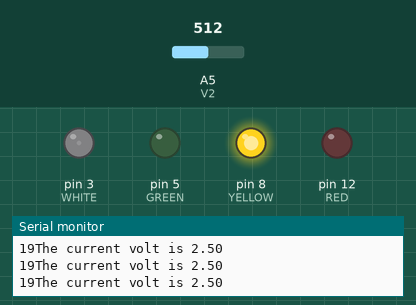
Simulated run of this sketch. Board: Arduino Uno, built with avr-gcc and run on an emulated ATmega328P. Shown: output pins drawn as LEDs (lit = HIGH), the last lines printed to the serial monitor. The inputs (shaded band) are chosen by the test bench; at power-on: A5 (V2) = 512.

Above: at 1.3 s.
1.4 s: A5 (V2) set to 494
At 2.6 s:
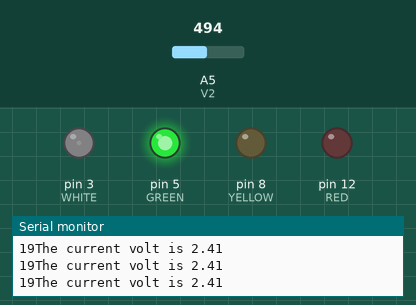
3.5 s: A5 (V2) set to 122
At 5.2 s:
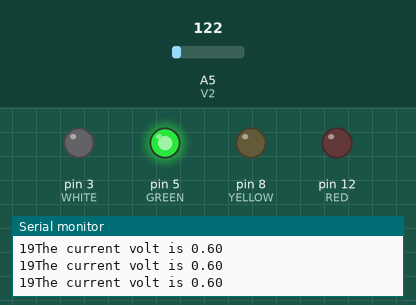
5.5 s: A5 (V2) set to 198
7.2 s: A5 (V2) set to 220
At 8.7 s:
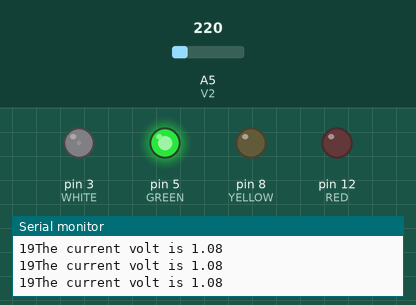
9.5 s: A5 (V2) set to 900
At 10.3 s:
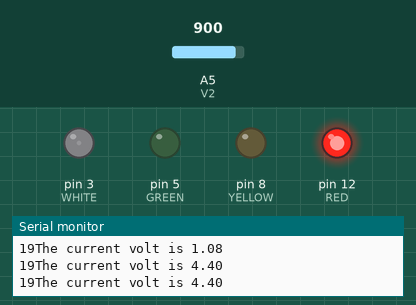
11.5 s: A5 (V2) set to 830
13.2 s: A5 (V2) set to 807
At 14.8 s:
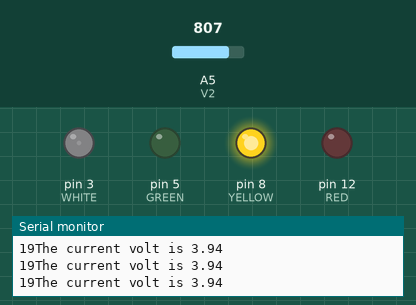
Timing chart, 0 to 16.3 s (numbered marks = the images above; inputs shaded):
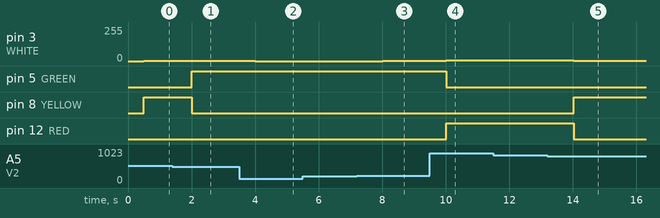

The sketch:

potentio.ino
```cpp
int V2 = A5;
int RED = 12;
int YELLOW = 8;
int GREEN = 5;
int WHITE = 3;
float volt;
float readval;
int dt = 500;
void setup() {
  // put your setup code here, to run once:
pinMode(V2,INPUT);
pinMode(RED,OUTPUT);
pinMode(YELLOW,OUTPUT);
pinMode(GREEN,OUTPUT);
pinMode(WHITE,OUTPUT);
Serial.begin(9600);
}

void loop() {
  // put your main code here, to run repeatedly:
  readval = analogRead(V2);
  volt = (5./1023.)*readval;

  Serial.print(V2);
  Serial.print("The current volt is ");
  Serial.println(volt);
  delay(dt);
  if (volt>2.5 && volt<4){
    digitalWrite(YELLOW,1);
    digitalWrite(GREEN,0);
    digitalWrite(RED,0);
  }
  if (volt<2.5){
    digitalWrite(GREEN,1);
    digitalWrite(YELLOW,0);
    digitalWrite(RED,0);
    }
      if (volt>4){
    digitalWrite(GREEN,0);
    digitalWrite(YELLOW,0);
    digitalWrite(RED,1);
    }
    analogWrite(WHITE,volt);
}
```

Measured:
- the behaviour switches between 512 and 511 on A5 (V2) (found by bisection; images 0 and 1)
- the behaviour switches between 819 and 818 on A5 (V2) (found by bisection; images 4 and 5)
- after the input at 1.4 s, pin 5 (GREEN): LOW → HIGH after 0.60 s; pin 8 (YELLOW): HIGH → LOW after 0.60 s
- after the input at 3.5 s, pin 3 (WHITE): 2/255 → 0/255 after 0.51 s
- after the input at 7.2 s, pin 3 (WHITE): 0/255 → 1/255 after 0.81 s
- after the input at 9.5 s, pin 3 (WHITE): 1/255 → 4/255 after 0.52 s; pin 5 (GREEN): HIGH → LOW after 0.52 s; pin 12 (RED): LOW → HIGH after 0.52 s
- after the input at 13.2 s, pin 3 (WHITE): 4/255 → 3/255 after 0.82 s; pin 8 (YELLOW): LOW → HIGH after 0.82 s; pin 12 (RED): HIGH → LOW after 0.82 s
